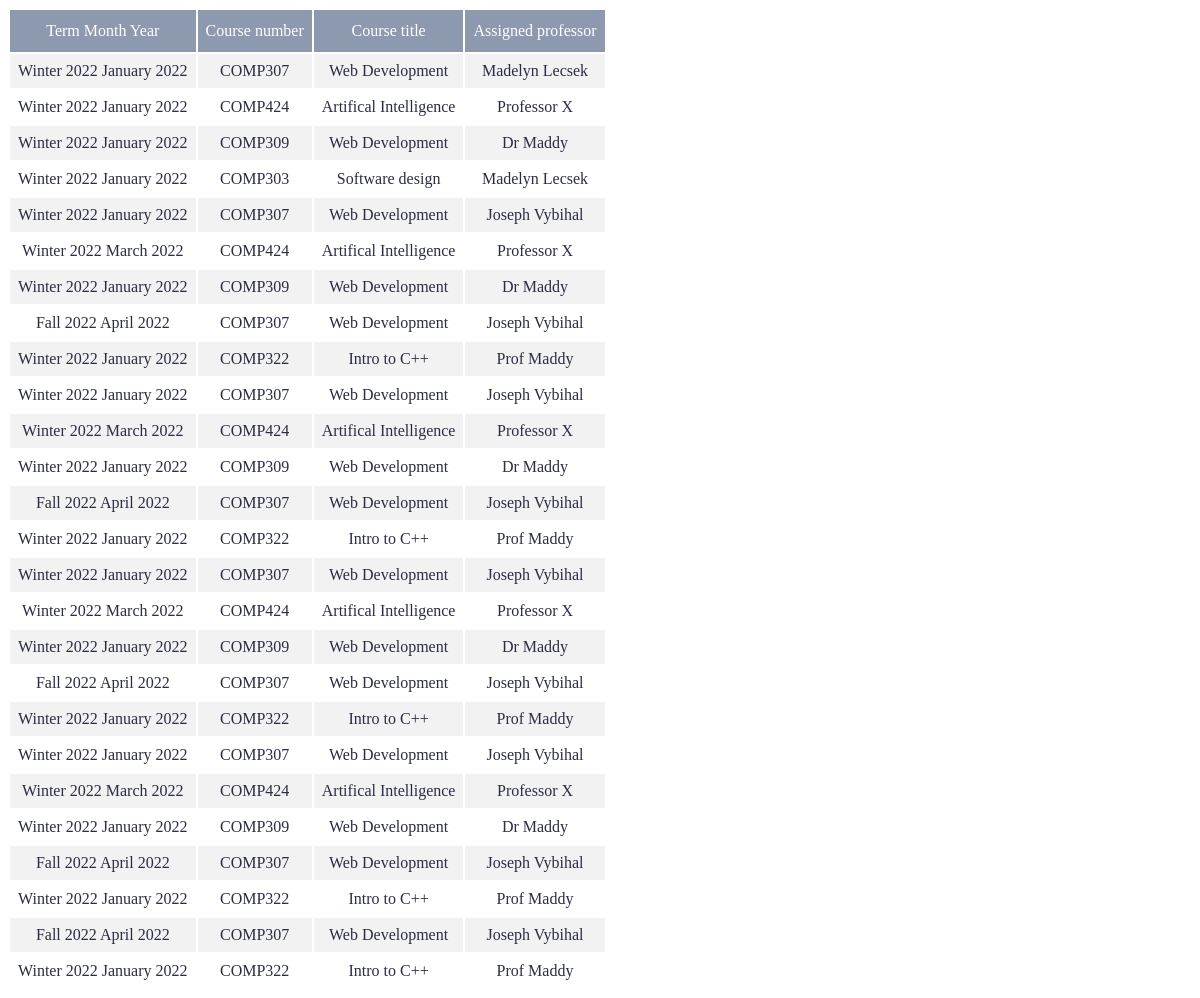
Before: /displayCoursesAndProfsTable.php with the older database file.
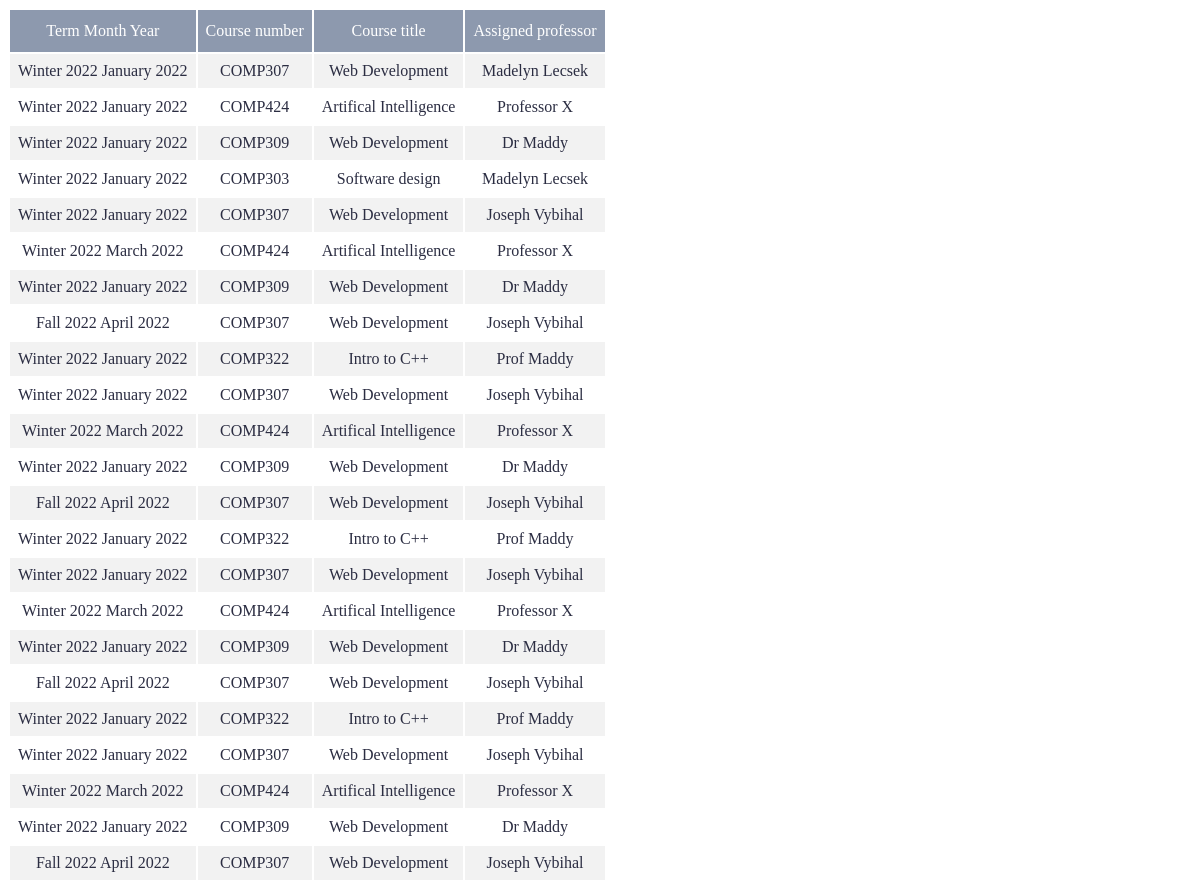
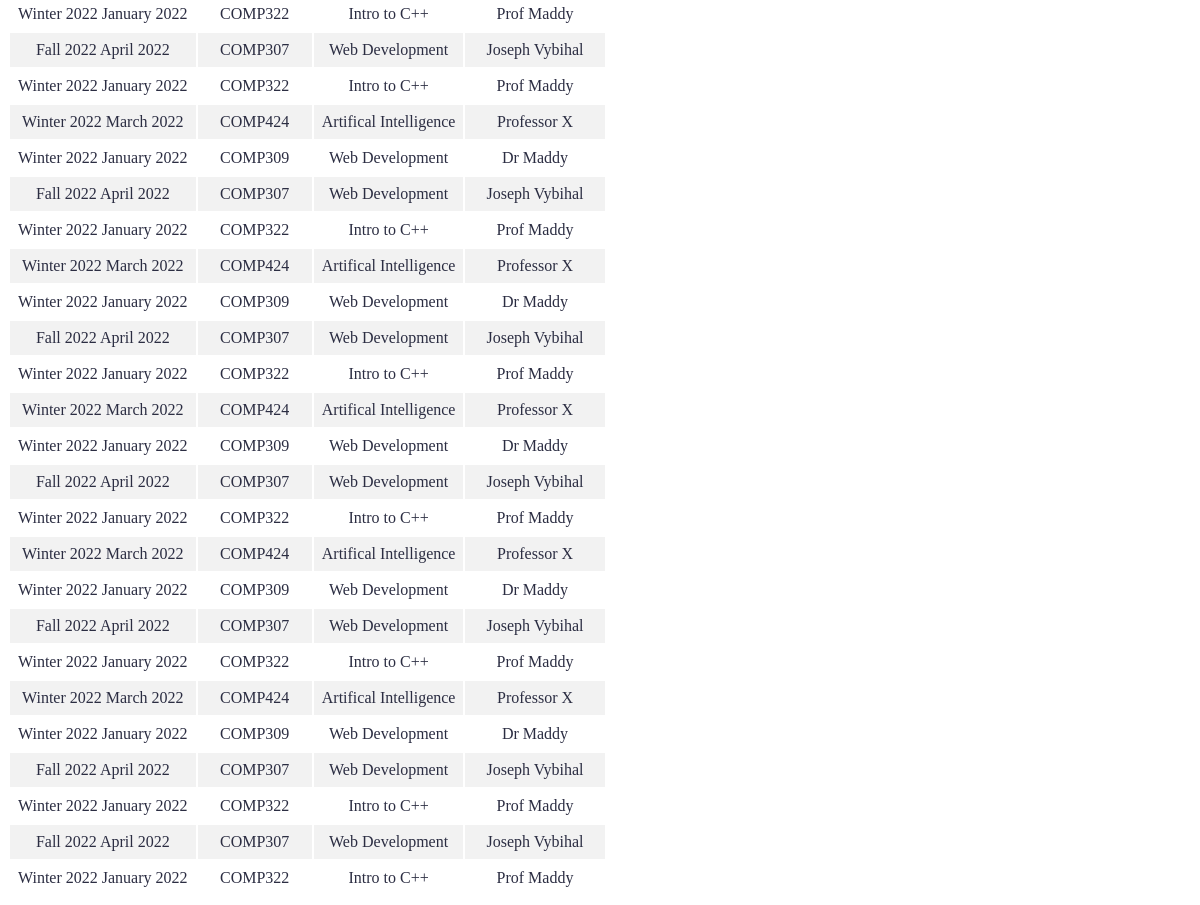
After: the same page with the newer database file (2 pictures, top to bottom).
### tables this page shows
CREATE TABLE "assignedProfs" (
	"term_month_year"	TEXT,
	"course_num"	TEXT,
	"course_name"	TEXT,
	"instructor_assigned_name"	TEXT
);

### displayCoursesAndProfsTable.php (the view, shortened to what this page needs)
<?php
    $db = new SQLite3("../STARboard.db", SQLITE3_OPEN_READWRITE);
    $query = $db->prepare('SELECT * FROM assignedProfs');
    $result = $query->execute();
    echo "<div class = 'report' >";
    echo "<table id='allTAReportTable'>";
    echo "<tr>";
    echo "<th>Term Month Year</th>";
    echo "<th>Course number</th>";
    echo "<th>Course title</th>";
    echo "<th>Assigned professor</th>";
    echo "</tr>";
    while ($row = $result->fetchArray(SQLITE3_ASSOC))
    {
        echo "<tr>";
        echo "<td>". $row['term_month_year'] . "</td>";
        echo "<td>". $row['course_num'] . "</td>";
        echo "<td>". $row['course_name'] . "</td>";
        echo "<td>". $row['instructor_assigned_name'] . "</td>";
        echo "</tr>";
    }
    echo "</table>";
    echo "</div>";
?>

### displayCoursesAndProfsTable.php (style rules this page uses)
.report { overflow-x: auto; }
#allTAReportTable td, #allTAReportTable th { padding: 8px; text-align: center; color: #2b2d42; }
#allTAReportTable tr:nth-child(even) { background-color: #f2f2f2; }
#allTAReportTable th { padding-top: 12px; padding-bottom: 12px; text-align: left; background-color: #8d99ae; color: white; text-align: center; font-weight: 400; }

Changed rows visible on the page:
added assignedprofs: term_month_year "Winter 2022 March 2022", course_num "COMP424", course_name "Artifical Intelligence", instructor_assigned_name "Professor X"
added assignedprofs: term_month_year "Winter 2022 January 2022", course_num "COMP309", course_name "Web Development", instructor_assigned_name "Dr Maddy"
added assignedprofs: term_month_year "Fall 2022 April 2022", course_num "COMP307", course_name "Web Development", instructor_assigned_name "Joseph Vybihal"
added assignedprofs: term_month_year "Winter 2022 January 2022", course_num "COMP322", course_name "Intro to C++", instructor_assigned_name "Prof Maddy"
added assignedprofs: term_month_year "Winter 2022 March 2022", course_num "COMP424", course_name "Artifical Intelligence", instructor_assigned_name "Professor X"
added assignedprofs: term_month_year "Winter 2022 January 2022", course_num "COMP309", course_name "Web Development", instructor_assigned_name "Dr Maddy"
added assignedprofs: term_month_year "Fall 2022 April 2022", course_num "COMP307", course_name "Web Development", instructor_assigned_name "Joseph Vybihal"
added assignedprofs: term_month_year "Winter 2022 January 2022", course_num "COMP322", course_name "Intro to C++", instructor_assigned_name "Prof Maddy"
added assignedprofs: term_month_year "Winter 2022 March 2022", course_num "COMP424", course_name "Artifical Intelligence", instructor_assigned_name "Professor X"
added assignedprofs: term_month_year "Winter 2022 January 2022", course_num "COMP309", course_name "Web Development", instructor_assigned_name "Dr Maddy"
added assignedprofs: term_month_year "Fall 2022 April 2022", course_num "COMP307", course_name "Web Development", instructor_assigned_name "Joseph Vybihal"
added assignedprofs: term_month_year "Winter 2022 January 2022", course_num "COMP322", course_name "Intro to C++", instructor_assigned_name "Prof Maddy"
added assignedprofs: term_month_year "Winter 2022 March 2022", course_num "COMP424", course_name "Artifical Intelligence", instructor_assigned_name "Professor X"
added assignedprofs: term_month_year "Winter 2022 January 2022", course_num "COMP309", course_name "Web Development", instructor_assigned_name "Dr Maddy"
added assignedprofs: term_month_year "Fall 2022 April 2022", course_num "COMP307", course_name "Web Development", instructor_assigned_name "Joseph Vybihal"
added assignedprofs: term_month_year "Winter 2022 January 2022", course_num "COMP322", course_name "Intro to C++", instructor_assigned_name "Prof Maddy"
added assignedprofs: term_month_year "Winter 2022 March 2022", course_num "COMP424", course_name "Artifical Intelligence", instructor_assigned_name "Professor X"
added assignedprofs: term_month_year "Winter 2022 January 2022", course_num "COMP309", course_name "Web Development", instructor_assigned_name "Dr Maddy"
added assignedprofs: term_month_year "Fall 2022 April 2022", course_num "COMP307", course_name "Web Development", instructor_assigned_name "Joseph Vybihal"
added assignedprofs: term_month_year "Winter 2022 January 2022", course_num "COMP322", course_name "Intro to C++", instructor_assigned_name "Prof Maddy"
added assignedprofs: term_month_year "Fall 2022 April 2022", course_num "COMP307", course_name "Web Development", instructor_assigned_name "Joseph Vybihal"
added assignedprofs: term_month_year "Winter 2022 January 2022", course_num "COMP322", course_name "Intro to C++", instructor_assigned_name "Prof Maddy"
